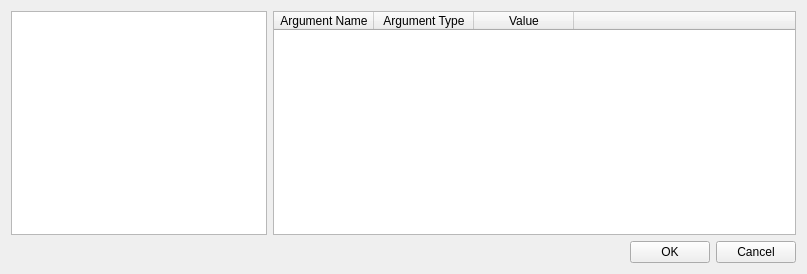
<?xml version="1.0" encoding="UTF-8"?>
<ui version="4.0">
 <class>GTAMcduWidget</class>
 <widget class="QWidget" name="GTAMcduWidget">
  <property name="geometry">
   <rect>
    <x>0</x>
    <y>0</y>
    <width>807</width>
    <height>274</height>
   </rect>
  </property>
  <property name="windowTitle">
   <string>MCDU functions</string>
  </property>
  <layout class="QGridLayout" name="gridLayout">
   <item row="0" column="0">
    <layout class="QHBoxLayout" name="horizontalLayout_3">
     <item>
      <widget class="QListWidget" name="FunctionListWidget"/>
     </item>
     <item>
      <widget class="QTableWidget" name="FuncArgsTW">
       <property name="sizePolicy">
        <sizepolicy hsizetype="Expanding" vsizetype="Expanding">
         <horstretch>1</horstretch>
         <verstretch>0</verstretch>
        </sizepolicy>
       </property>
       <property name="autoScroll">
        <bool>true</bool>
       </property>
       <property name="alternatingRowColors">
        <bool>false</bool>
       </property>
       <attribute name="horizontalHeaderCascadingSectionResizes">
        <bool>false</bool>
       </attribute>
       <attribute name="horizontalHeaderStretchLastSection">
        <bool>true</bool>
       </attribute>
       <attribute name="verticalHeaderStretchLastSection">
        <bool>false</bool>
       </attribute>
       <column>
        <property name="text">
         <string>Argument Name</string>
        </property>
       </column>
       <column>
        <property name="text">
         <string>Argument Type</string>
        </property>
       </column>
       <column>
        <property name="text">
         <string>Value</string>
        </property>
       </column>
       <column>
        <property name="text">
         <string/>
        </property>
       </column>
      </widget>
     </item>
    </layout>
   </item>
   <item row="1" column="0">
    <layout class="QHBoxLayout" name="horizontalLayout">
     <item>
      <spacer name="horizontalSpacer">
       <property name="orientation">
        <enum>Qt::Horizontal</enum>
       </property>
       <property name="sizeHint" stdset="0">
        <size>
         <width>40</width>
         <height>20</height>
        </size>
       </property>
      </spacer>
     </item>
     <item>
      <widget class="QPushButton" name="OKPB">
       <property name="text">
        <string>OK</string>
       </property>
       <property name="icon">
        <iconset resource="../resource.qrc">
         <normaloff>:/images/forms/img/OK.png</normaloff>:/images/forms/img/OK.png</iconset>
       </property>
      </widget>
     </item>
     <item>
      <widget class="QPushButton" name="CancePB">
       <property name="text">
        <string>Cancel</string>
       </property>
       <property name="icon">
        <iconset resource="../resource.qrc">
         <normaloff>:/images/forms/img/CANCEL.jpg</normaloff>:/images/forms/img/CANCEL.jpg</iconset>
       </property>
      </widget>
     </item>
    </layout>
   </item>
  </layout>
 </widget>
 <resources>
  <include location="../resource.qrc"/>
 </resources>
 <connections/>
</ui>
